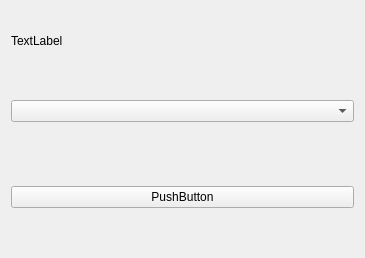
<?xml version="1.0" encoding="UTF-8"?>
<ui version="4.0">
 <class>settings_widget</class>
 <widget class="QWidget" name="settings_widget">
  <property name="geometry">
   <rect>
    <x>0</x>
    <y>0</y>
    <width>365</width>
    <height>258</height>
   </rect>
  </property>
  <property name="windowTitle">
   <string>Form</string>
  </property>
  <layout class="QVBoxLayout" name="verticalLayout_2">
   <item>
    <layout class="QVBoxLayout" name="main_layout">
     <item>
      <spacer name="verticalSpacer">
       <property name="orientation">
        <enum>Qt::Orientation::Vertical</enum>
       </property>
       <property name="sizeType">
        <enum>QSizePolicy::Policy::Preferred</enum>
       </property>
       <property name="sizeHint" stdset="0">
        <size>
         <width>20</width>
         <height>5</height>
        </size>
       </property>
      </spacer>
     </item>
     <item>
      <widget class="QLabel" name="bitrate_label">
       <property name="maximumSize">
        <size>
         <width>500</width>
         <height>50</height>
        </size>
       </property>
       <property name="text">
        <string>TextLabel</string>
       </property>
      </widget>
     </item>
     <item alignment="|Qt::AlignmentFlag::AlignVCenter">
      <widget class="QComboBox" name="bitrate_box"/>
     </item>
     <item>
      <spacer name="verticalSpacer_3">
       <property name="orientation">
        <enum>Qt::Orientation::Vertical</enum>
       </property>
       <property name="sizeType">
        <enum>QSizePolicy::Policy::Preferred</enum>
       </property>
       <property name="sizeHint" stdset="0">
        <size>
         <width>20</width>
         <height>1</height>
        </size>
       </property>
      </spacer>
     </item>
     <item alignment="|Qt::AlignmentFlag::AlignVCenter">
      <widget class="QPushButton" name="start_button">
       <property name="text">
        <string>PushButton</string>
       </property>
      </widget>
     </item>
     <item>
      <spacer name="verticalSpacer_2">
       <property name="orientation">
        <enum>Qt::Orientation::Vertical</enum>
       </property>
       <property name="sizeType">
        <enum>QSizePolicy::Policy::Preferred</enum>
       </property>
       <property name="sizeHint" stdset="0">
        <size>
         <width>20</width>
         <height>10</height>
        </size>
       </property>
      </spacer>
     </item>
    </layout>
   </item>
  </layout>
 </widget>
 <resources/>
 <connections/>
</ui>
